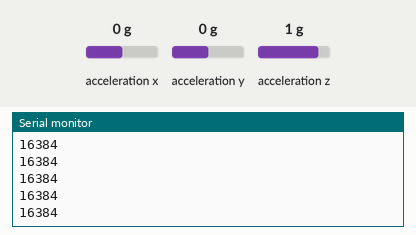
The sketch below on a simulated Arduino Uno, built for the host (arithmetic inside an expression is 32-bit, double 64-bit). Shown: the last lines printed to the serial monitor. The inputs (shaded band) are chosen by the test bench; at power-on: acceleration z 1 g, acceleration x 0 g, acceleration y 0 g.

Above: at 1.2 s.
1.3 s: acceleration z set to -1.4 g
At 2.0 s:
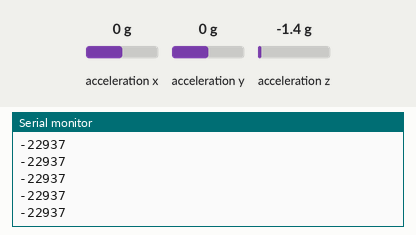
2.8 s: acceleration z set to -0.8 g
At 3.3 s:
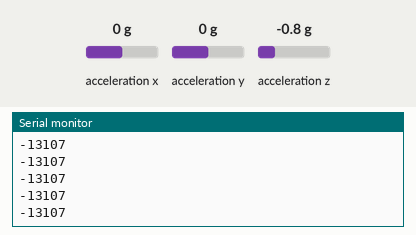
Timing chart, 0 to 5.8 s (numbered marks = the images above; inputs shaded):
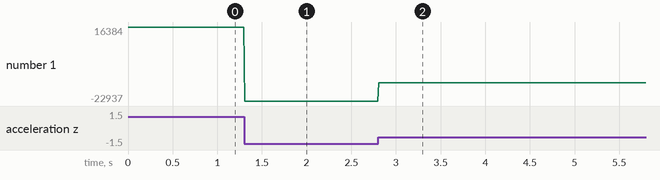

The sketch:

Arduino101_simple_accel.ino
```cpp
// (licence header left out)
/*
   This sketch example demonstrates how the BMI160 on the
   Intel(R) Curie(TM) module can be used to read accelerometer data
   and translate it to an orientation
*/

#include "CurieIMU.h"

int lastOrientation = - 1; // previous orientation (for comparison)

void setup() {
  Serial.begin(9600); // initialize Serial communication
  while (!Serial);    // wait for the serial port to open

  // initialize device
  Serial.println("Initializing IMU device...");
  CurieIMU.begin();

  // Set the accelerometer range to 2G
  CurieIMU.setAccelerometerRange(2);
}

void loop() {
  int orientation = - 1;   // the board's orientation
  String orientationString; // string for printing description of orientation
  /*
    The orientations of the board:
    0: flat, processor facing up
    1: flat, processor facing down
    2: landscape, analog pins down
    3: landscape, analog pins up
    4: portrait, USB connector up
    5: portrait, USB connector down
  */
  // read accelerometer:
  int x = CurieIMU.readAccelerometer(X_AXIS);
  int y = CurieIMU.readAccelerometer(Y_AXIS);
  int z = CurieIMU.readAccelerometer(Z_AXIS);

  // calculate the absolute values, to determine the largest
  int absX = abs(x);
  int absY = abs(y);
  int absZ = abs(z);
//  Serial.print(x);
//  Serial.print(",");
//  Serial.print(y);
//  Serial.print(",");
  Serial.println(z);

  delay(10);

}
```

Measured:
- after the input at 1.3 s, the serial monitor: prints a new line at once (image 1)
- after the input at 2.8 s, the serial monitor: prints a new line at once (image 2)
- plotted number 1: 16384 → -22937 after the input at 1.3 s, -22937 → -13107 after the input at 2.8 s
